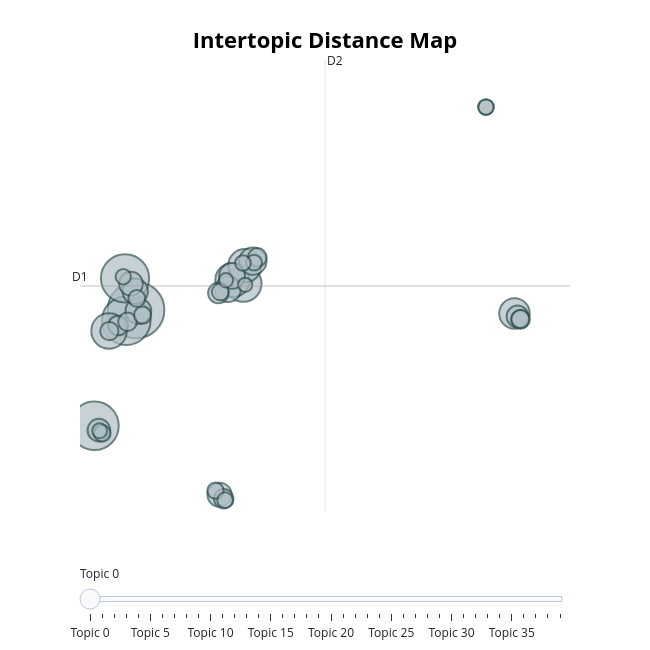

Notebook code for this chart:
### Code cell
#Intertopic distance map
result["topic_model"].visualize_topics()

### Figure 1 — Plotly figure (JSON) as saved in the notebook; plotly's stock layout.template omitted (floating-point values rounded to 4 significant figures)
{"data": [{"customdata": [[0, "israel | gaza | hamas | iran | israelischen", 313], [1, "selenskij | trumps | konflikts | alaska | witkoff", 231], [2, "venezuela | maduro | venezuelas | venezolanischen | karibik", 231], [3, "afd | spd | cdu | bsw | stimmen", 227], [4, "drohnen | flugzeuge | flugzeug | luftraum | polen", 130], [5, "china | taiwan | peking | chinas | chinesischen", 123], [6, "estland | russen | finnland | estnischen | bedrohung", 116], [7, "vermögenswerte | milliarden euro | belgien | euroclear | gelder", 108], [8, "polizei | verletzt | täter | jährige | ermittlungen", 91], [9, "us dollar | barrel | tonnen | öl | pro barrel", 73], [10, "selenskij | friedensplan | konflikts | ukrainische | witkoff", 65], [11, "film | intervision | theater | wettbewerb | künstler", 65], [12, "streitkräfte | truppen | ukrainische | kupjansk | liman", 65], [13, "orbán | ungarn | serbien | moldawien | ungarische", 63], [14, "industrie | bundesregierung | quartal | zahlen | studie", 57], [15, "leyen | kommission | daten | ki | ursula", 55], [16, "epstein | akten | epsteins | trumps | jeffrey", 50], [17, "nord stream | stream | nord | auslieferung | polen", 47], [18, "wehrpflicht | demonstration | bauern | felicitas rabe | felicitas", 41], [19, "tomahawk | afghanistan | tomahawks | bagram | raketen", 38], [20, "kinder | armut | migrationshintergrund | österreich | studie", 37], [21, "indien | öl | indische | indiens | indischen", 34], [22, "fsb | festgenommen | inlandsgeheimdienst | anschlag | vereitelt", 34], [23, "grönland | dänemark | grönlands | insel | dänische", 34], [24, "dvrk | kim | südkorea | df | pjöngjang", 33], [25, "haft | gericht | verurteilt | guzul | urteil", 32], [26, "merz | bundeskanzler | kanzler | friedrich merz | friedrich", 29], [27, "macron | truppen | französische | sicherheitsgarantien | truppen ukraine", 28], [28, "ns | bsw | bauer | kirche | frieden", 28], [29, "kirk | charlie | charlie kirk | kirks | mord", 27], [30, "bürgergeld | spd | jobcenter | krankenkassen | milliarden euro", 26], [31, "gold | us dollar | silber | unze | goldpreis", 25], [32, "gas | lng | russisches | öl | russischem", 24], [33, "selenskij | jermak | selenskijs | minditsch | kolomoiski", 24], [34, "ukrainer | männer | polen | junge | ukrainische", 24], [35, "nabu | selenskij | minditsch | energoatom | korruption", 23], [36, "lecornu | macron | französischen | macrons | emmanuel", 23], [37, "schweiz | schweizer | sutter | keller sutter | keller", 22], [38, "schmitt | china | multipolarität | japan | uno", 20], [39, "schiff | tanker | flagge | schiffes | schiffe", 20]], "hovertemplate": "<b>Topic %{customdata[0]}</b><br>%{customdata[1]}<br>Size: %{customdata[2]}", "legendgroup": "", "marker": {"color": "#B0BEC5", "line": {"color": "DarkSlateGrey", "width": 2}, "size": [313, 231, 231, 227, 130, 123, 116, 108, 91, 73, 65, 65, 65, 63, 57, 55, 50, 47, 41, 38, 37, 34, 34, 34, 33, 32, 29, 28, 28, 27, 26, 25, 24, 24, 24, 23, 23, 22, 20, 20], "sizemode": "area", "sizeref": 0.1956, "symbol": "circle"}, "mode": "markers", "name": "", "orientation": "v", "showlegend": false, "type": "scatter", "x": [-2.879, -3.397, -5.078, -3.463, 2.782, -4.306, 2.209, 2.862, 17.1, 3.283, -2.759, 1.972, 2.186, -2.928, 1.527, -3.151, -4.844, 17.26, 1.464, -3.825, 1.748, 3.521, 17.42, -3.333, -4.291, 17.4, -2.535, -2.838, 1.566, -4.665, 1.311, 3.347, 2.764, 15.6, 1.82, 15.59, -3.554, -4.804, 1.865, 2.878], "xaxis": "x", "y": [6.009, 5.429, -0.2578, 7.719, 7.434, 4.873, 7.622, 8.404, 5.816, 8.646, 5.95, 7.131, 7.847, 7.019, -3.987, 7.43, -0.4935, 5.654, 6.927, 5.168, -4.208, 8.85, 5.498, 5.369, 4.862, 5.511, 5.728, 6.635, 6.987, -0.6708, -3.769, 8.57, 8.552, 16.99, -4.281, 16.99, 7.806, -0.5324, 7.617, 7.37], "yaxis": "y"}], "layout": {"annotations": [{"showarrow": false, "text": "D1", "x": -5.84, "y": 7.305, "yshift": 10}, {"showarrow": false, "text": "D2", "x": 7.095, "xshift": 10, "y": 19.53}], "height": 650, "hoverlabel": {"bgcolor": "white", "font": {"family": "Rockwell", "size": 16}}, "legend": {"itemsizing": "constant", "tracegroupgap": 0}, "margin": {"t": 60}, "shapes": [{"line": {"color": "#CFD8DC", "width": 2}, "type": "line", "x0": 7.095, "x1": 7.095, "y0": -4.923, "y1": 19.53}, {"line": {"color": "#9E9E9E", "width": 2}, "type": "line", "x0": -5.84, "x1": 20.03, "y0": 7.305, "y1": 7.305}], "sliders": [{"active": 0, "pad": {"t": 50}, "steps": [{"args": [{"marker.color": [["red", "#B0BEC5", "#B0BEC5", "#B0BEC5", "#B0BEC5", "#B0BEC5", "#B0BEC5", "#B0BEC5", "#B0BEC5", "#B0BEC5", "#B0BEC5", "#B0BEC5", "#B0BEC5", "#B0BEC5", "#B0BEC5", "#B0BEC5", "#B0BEC5", "#B0BEC5", "#B0BEC5", "#B0BEC5", "#B0BEC5", "#B0BEC5", "#B0BEC5", "#B0BEC5", "#B0BEC5", "#B0BEC5", "#B0BEC5", "#B0BEC5", "#B0BEC5", "#B0BEC5", "#B0BEC5", "#B0BEC5", "#B0BEC5", "#B0BEC5", "#B0BEC5", "#B0BEC5", "#B0BEC5", "#B0BEC5", "#B0BEC5", "#B0BEC5"]]}], "label": "Topic 0", "method": "update"}, {"args": [{"marker.color": [["#B0BEC5", "red", "#B0BEC5", "#B0BEC5", "#B0BEC5", "#B0BEC5", "#B0BEC5", "#B0BEC5", "#B0BEC5", "#B0BEC5", "#B0BEC5", "#B0BEC5", "#B0BEC5", "#B0BEC5", "#B0BEC5", "#B0BEC5", "#B0BEC5", "#B0BEC5", "#B0BEC5", "#B0BEC5", "#B0BEC5", "#B0BEC5", "#B0BEC5", "#B0BEC5", "#B0BEC5", "#B0BEC5", "#B0BEC5", "#B0BEC5", "#B0BEC5", "#B0BEC5", "#B0BEC5", "#B0BEC5", "#B0BEC5", "#B0BEC5", "#B0BEC5", "#B0BEC5", "#B0BEC5", "#B0BEC5", "#B0BEC5", "#B0BEC5"]]}], "label": "Topic 1", "method": "update"}, {"args": [{"marker.color": [["#B0BEC5", "#B0BEC5", "red", "#B0BEC5", "#B0BEC5", "#B0BEC5", "#B0BEC5", "#B0BEC5", "#B0BEC5", "#B0BEC5", "#B0BEC5", "#B0BEC5", "#B0BEC5", "#B0BEC5", "#B0BEC5", "#B0BEC5", "#B0BEC5", "#B0BEC5", "#B0BEC5", "#B0BEC5", "#B0BEC5", "#B0BEC5", "#B0BEC5", "#B0BEC5", "#B0BEC5", "#B0BEC5", "#B0BEC5", "#B0BEC5", "#B0BEC5", "#B0BEC5", "#B0BEC5", "#B0BEC5", "#B0BEC5", "#B0BEC5", "#B0BEC5", "#B0BEC5", "#B0BEC5", "#B0BEC5", "#B0BEC5", "#B0BEC5"]]}], "label": "Topic 2", "method": "update"}, {"args": [{"marker.color": [["#B0BEC5", "#B0BEC5", "#B0BEC5", "red", "#B0BEC5", "#B0BEC5", "#B0BEC5", "#B0BEC5", "#B0BEC5", "#B0BEC5", "#B0BEC5", "#B0BEC5", "#B0BEC5", "#B0BEC5", "#B0BEC5", "#B0BEC5", "#B0BEC5", "#B0BEC5", "#B0BEC5", "#B0BEC5", "#B0BEC5", "#B0BEC5", "#B0BEC5", "#B0BEC5", "#B0BEC5", "#B0BEC5", "#B0BEC5", "#B0BEC5", "#B0BEC5", "#B0BEC5", "#B0BEC5", "#B0BEC5", "#B0BEC5", "#B0BEC5", "#B0BEC5", "#B0BEC5", "#B0BEC5", "#B0BEC5", "#B0BEC5", "#B0BEC5"]]}], "label": "Topic 3", "method": "update"}, {"args": [{"marker.color": [["#B0BEC5", "#B0BEC5", "#B0BEC5", "#B0BEC5", "red", "#B0BEC5", "#B0BEC5", "#B0BEC5", "#B0BEC5", "#B0BEC5", "#B0BEC5", "#B0BEC5", "#B0BEC5", "#B0BEC5", "#B0BEC5", "#B0BEC5", "#B0BEC5", "#B0BEC5", "#B0BEC5", "#B0BEC5", "#B0BEC5", "#B0BEC5", "#B0BEC5", "#B0BEC5", "#B0BEC5", "#B0BEC5", "#B0BEC5", "#B0BEC5", "#B0BEC5", "#B0BEC5", "#B0BEC5", "#B0BEC5", "#B0BEC5", "#B0BEC5", "#B0BEC5", "#B0BEC5", "#B0BEC5", "#B0BEC5", "#B0BEC5", "#B0BEC5"]]}], "label": "Topic 4", "method": "update"}, {"args": [{"marker.color": [["#B0BEC5", "#B0BEC5", "#B0BEC5", "#B0BEC5", "#B0BEC5", "red", "#B0BEC5", "#B0BEC5", "#B0BEC5", "#B0BEC5", "#B0BEC5", "#B0BEC5", "#B0BEC5", "#B0BEC5", "#B0BEC5", "#B0BEC5", "#B0BEC5", "#B0BEC5", "#B0BEC5", "#B0BEC5", "#B0BEC5", "#B0BEC5", "#B0BEC5", "#B0BEC5", "#B0BEC5", "#B0BEC5", "#B0BEC5", "#B0BEC5", "#B0BEC5", "#B0BEC5", "#B0BEC5", "#B0BEC5", "#B0BEC5", "#B0BEC5", "#B0BEC5", "#B0BEC5", "#B0BEC5", "#B0BEC5", "#B0BEC5", "#B0BEC5"]]}], "label": "Topic 5", "method": "update"}, {"args": [{"marker.color": [["#B0BEC5", "#B0BEC5", "#B0BEC5", "#B0BEC5", "#B0BEC5", "#B0BEC5", "red", "#B0BEC5", "#B0BEC5", "#B0BEC5", "#B0BEC5", "#B0BEC5", "#B0BEC5", "#B0BEC5", "#B0BEC5", "#B0BEC5", "#B0BEC5", "#B0BEC5", "#B0BEC5", "#B0BEC5", "#B0BEC5", "#B0BEC5", "#B0BEC5", "#B0BEC5", "#B0BEC5", "#B0BEC5", "#B0BEC5", "#B0BEC5", "#B0BEC5", "#B0BEC5", "#B0BEC5", "#B0BEC5", "#B0BEC5", "#B0BEC5", "#B0BEC5", "#B0BEC5", "#B0BEC5", "#B0BEC5", "#B0BEC5", "#B0BEC5"]]}], "label": "Topic 6", "method": "update"}, {"args": [{"marker.color": [["#B0BEC5", "#B0BEC5", "#B0BEC5", "#B0BEC5", "#B0BEC5", "#B0BEC5", "#B0BEC5", "red", "#B0BEC5", "#B0BEC5", "#B0BEC5", "#B0BEC5", "#B0BEC5", "#B0BEC5", "#B0BEC5", "#B0BEC5", "#B0BEC5", "#B0BEC5", "#B0BEC5", "#B0BEC5", "#B0BEC5", "#B0BEC5", "#B0BEC5", "#B0BEC5", "#B0BEC5", "#B0BEC5", "#B0BEC5", "#B0BEC5", "#B0BEC5", "#B0BEC5", "#B0BEC5", "#B0BEC5", "#B0BEC5", "#B0BEC5", "#B0BEC5", "#B0BEC5", "#B0BEC5", "#B0BEC5", "#B0BEC5", "#B0BEC5"]]}], "label": "Topic 7", "method": "update"}, {"args": [{"marker.color": [["#B0BEC5", "#B0BEC5", "#B0BEC5", "#B0BEC5", "#B0BEC5", "#B0BEC5", "#B0BEC5", "#B0BEC5", "red", "#B0BEC5", "#B0BEC5", "#B0BEC5", "#B0BEC5", "#B0BEC5", "#B0BEC5", "#B0BEC5", "#B0BEC5", "#B0BEC5", "#B0BEC5", "#B0BEC5", "#B0BEC5", "#B0BEC5", "#B0BEC5", "#B0BEC5", "#B0BEC5", "#B0BEC5", "#B0BEC5", "#B0BEC5", "#B0BEC5", "#B0BEC5", "#B0BEC5", "#B0BEC5", "#B0BEC5", "#B0BEC5", "#B0BEC5", "#B0BEC5", "#B0BEC5", "#B0BEC5", "#B0BEC5", "#B0BEC5"]]}], "label": "Topic 8", "method": "update"}, {"args": [{"marker.color": [["#B0BEC5", "#B0BEC5", "#B0BEC5", "#B0BEC5", "#B0BEC5", "#B0BEC5", "#B0BEC5", "#B0BEC5", "#B0BEC5", "red", "#B0BEC5", "#B0BEC5", "#B0BEC5", "#B0BEC5", "#B0BEC5", "#B0BEC5", "#B0BEC5", "#B0BEC5", "#B0BEC5", "#B0BEC5", "#B0BEC5", "#B0BEC5", "#B0BEC5", "#B0BEC5", "#B0BEC5", "#B0BEC5", "#B0BEC5", "#B0BEC5", "#B0BEC5", "#B0BEC5", "#B0BEC5", "#B0BEC5", "#B0BEC5", "#B0BEC5", "#B0BEC5", "#B0BEC5", "#B0BEC5", "#B0BEC5", "#B0BEC5", "#B0BEC5"]]}], "label": "Topic 9", "method": "update"}, {"args": [{"marker.color": [["#B0BEC5", "#B0BEC5", "#B0BEC5", "#B0BEC5", "#B0BEC5", "#B0BEC5", "#B0BEC5", "#B0BEC5", "#B0BEC5", "#B0BEC5", "red", "#B0BEC5", "#B0BEC5", "#B0BEC5", "#B0BEC5", "#B0BEC5", "#B0BEC5", "#B0BEC5", "#B0BEC5", "#B0BEC5", "#B0BEC5", "#B0BEC5", "#B0BEC5", "#B0BEC5", "#B0BEC5", "#B0BEC5", "#B0BEC5", "#B0BEC5", "#B0BEC5", "#B0BEC5", "#B0BEC5", "#B0BEC5", "#B0BEC5", "#B0BEC5", "#B0BEC5", "#B0BEC5", "#B0BEC5", "#B0BEC5", "#B0BEC5", "#B0BEC5"]]}], "label": "Topic 10", "method": "update"}, {"args": [{"marker.color": [["#B0BEC5", "#B0BEC5", "#B0BEC5", "#B0BEC5", "#B0BEC5", "#B0BEC5", "#B0BEC5", "#B0BEC5", "#B0BEC5", "#B0BEC5", "#B0BEC5", "red", "#B0BEC5", "#B0BEC5", "#B0BEC5", "#B0BEC5", "#B0BEC5", "#B0BEC5", "#B0BEC5", "#B0BEC5", "#B0BEC5", "#B0BEC5", "#B0BEC5", "#B0BEC5", "#B0BEC5", "#B0BEC5", "#B0BEC5", "#B0BEC5", "#B0BEC5", "#B0BEC5", "#B0BEC5", "#B0BEC5", "#B0BEC5", "#B0BEC5", "#B0BEC5", "#B0BEC5", "#B0BEC5", "#B0BEC5", "#B0BEC5", "#B0BEC5"]]}], "label": "Topic 11", "method": "update"}, {"args": [{"marker.color": [["#B0BEC5", "#B0BEC5", "#B0BEC5", "#B0BEC5", "#B0BEC5", "#B0BEC5", "#B0BEC5", "#B0BEC5", "#B0BEC5", "#B0BEC5", "#B0BEC5", "#B0BEC5", "red", "#B0BEC5", "#B0BEC5", "#B0BEC5", "#B0BEC5", "#B0BEC5", "#B0BEC5", "#B0BEC5", "#B0BEC5", "#B0BEC5", "#B0BEC5", "#B0BEC5", "#B0BEC5", "#B0BEC5", "#B0BEC5", "#B0BEC5", "#B0BEC5", "#B0BEC5", "#B0BEC5", "#B0BEC5", "#B0BEC5", "#B0BEC5", "#B0BEC5", "#B0BEC5", "#B0BEC5", "#B0BEC5", "#B0BEC5", "#B0BEC5"]]}], "label": "Topic 12", "method": "update"}, {"args": [{"marker.color": [["#B0BEC5", "#B0BEC5", "#B0BEC5", "#B0BEC5", "#B0BEC5", "#B0BEC5", "#B0BEC5", "#B0BEC5", "#B0BEC5", "#B0BEC5", "#B0BEC5", "#B0BEC5", "#B0BEC5", "red", "#B0BEC5", "#B0BEC5", "#B0BEC5", "#B0BEC5", "#B0BEC5", "#B0BEC5", "#B0BEC5", "#B0BEC5", "#B0BEC5", "#B0BEC5", "#B0BEC5", "#B0BEC5", "#B0BEC5", "#B0BEC5", "#B0BEC5", "#B0BEC5", "#B0BEC5", "#B0BEC5", "#B0BEC5", "#B0BEC5", "#B0BEC5", "#B0BEC5", "#B0BEC5", "#B0BEC5", "#B0BEC5", "#B0BEC5"]]}], "label": "Topic 13", "method": "update"}, {"args": [{"marker.color": [["#B0BEC5", "#B0BEC5", "#B0BEC5", "#B0BEC5", "#B0BEC5", "#B0BEC5", "#B0BEC5", "#B0BEC5", "#B0BEC5", "#B0BEC5", "#B0BEC5", "#B0BEC5", "#B0BEC5", "#B0BEC5", "red", "#B0BEC5", "#B0BEC5", "#B0BEC5", "#B0BEC5", "#B0BEC5", "#B0BEC5", "#B0BEC5", "#B0BEC5", "#B0BEC5", "#B0BEC5", "#B0BEC5", "#B0BEC5", "#B0BEC5", "#B0BEC5", "#B0BEC5", "#B0BEC5", "#B0BEC5", "#B0BEC5", "#B0BEC5", "#B0BEC5", "#B0BEC5", "#B0BEC5", "#B0BEC5", "#B0BEC5", "#B0BEC5"]]}], "label": "Topic 14", "method": "update"}, {"args": [{"marker.color": [["#B0BEC5", "#B0BEC5", "#B0BEC5", "#B0BEC5", "#B0BEC5", "#B0BEC5", "#B0BEC5", "#B0BEC5", "#B0BEC5", "#B0BEC5", "#B0BEC5", "#B0BEC5", "#B0BEC5", "#B0BEC5", "#B0BEC5", "red", "#B0BEC5", "#B0BEC5", "#B0BEC5", "#B0BEC5", "#B0BEC5", "#B0BEC5", "#B0BEC5", "#B0BEC5", "#B0BEC5", "#B0BEC5", "#B0BEC5", "#B0BEC5", "#B0BEC5", "#B0BEC5", "#B0BEC5", "#B0BEC5", "#B0BEC5", "#B0BEC5", "#B0BEC5", "#B0BEC5", "#B0BEC5", "#B0BEC5", "#B0BEC5", "#B0BEC5"]]}], "label": "Topic 15", "method": "update"}, {"args": [{"marker.color": [["#B0BEC5", "#B0BEC5", "#B0BEC5", "#B0BEC5", "#B0BEC5", "#B0BEC5", "#B0BEC5", "#B0BEC5", "#B0BEC5", "#B0BEC5", "#B0BEC5", "#B0BEC5", "#B0BEC5", "#B0BEC5", "#B0BEC5", "#B0BEC5", "red", "#B0BEC5", "#B0BEC5", "#B0BEC5", "#B0BEC5", "#B0BEC5", "#B0BEC5", "#B0BEC5", "#B0BEC5", "#B0BEC5", "#B0BEC5", "#B0BEC5", "#B0BEC5", "#B0BEC5", "#B0BEC5", "#B0BEC5", "#B0BEC5", "#B0BEC5", "#B0BEC5", "#B0BEC5", "#B0BEC5", "#B0BEC5", "#B0BEC5", "#B0BEC5"]]}], "label": "Topic 16", "method": "update"}, {"args": [{"marker.color": [["#B0BEC5", "#B0BEC5", "#B0BEC5", "#B0BEC5", "#B0BEC5", "#B0BEC5", "#B0BEC5", "#B0BEC5", "#B0BEC5", "#B0BEC5", "#B0BEC5", "#B0BEC5", "#B0BEC5", "#B0BEC5", "#B0BEC5", "#B0BEC5", "#B0BEC5", "red", "#B0BEC5", "#B0BEC5", "#B0BEC5", "#B0BEC5", "#B0BEC5", "#B0BEC5", "#B0BEC5", "#B0BEC5", "#B0BEC5", "#B0BEC5", "#B0BEC5", "#B0BEC5", "#B0BEC5", "#B0BEC5", "#B0BEC5", "#B0BEC5", "#B0BEC5", "#B0BEC5", "#B0BEC5", "#B0BEC5", "#B0BEC5", "#B0BEC5"]]}], "label": "Topic 17", "method": "update"}, {"args": [{"marker.color": [["#B0BEC5", "#B0BEC5", "#B0BEC5", "#B0BEC5", "#B0BEC5", "#B0BEC5", "#B0BEC5", "#B0BEC5", "#B0BEC5", "#B0BEC5", "#B0BEC5", "#B0BEC5", "#B0BEC5", "#B0BEC5", "#B0BEC5", "#B0BEC5", "#B0BEC5", "#B0BEC5", "red", "#B0BEC5", "#B0BEC5", "#B0BEC5", "#B0BEC5", "#B0BEC5", "#B0BEC5", "#B0BEC5", "#B0BEC5", "#B0BEC5", "#B0BEC5", "#B0BEC5", "#B0BEC5", "#B0BEC5", "#B0BEC5", "#B0BEC5", "#B0BEC5", "#B0BEC5", "#B0BEC5", "#B0BEC5", "#B0BEC5", "#B0BEC5"]]}], "label": "Topic 18", "method": "update"}, {"args": [{"marker.color": [["#B0BEC5", "#B0BEC5", "#B0BEC5", "#B0BEC5", "#B0BEC5", "#B0BEC5", "#B0BEC5", "#B0BEC5", "#B0BEC5", "#B0BEC5", "#B0BEC5", "#B0BEC5", "#B0BEC5", "#B0BEC5", "#B0BEC5", "#B0BEC5", "#B0BEC5", "#B0BEC5", "#B0BEC5", "red", "#B0BEC5", "#B0BEC5", "#B0BEC5", "#B0BEC5", "#B0BEC5", "#B0BEC5", "#B0BEC5", "#B0BEC5", "#B0BEC5", "#B0BEC5", "#B0BEC5", "#B0BEC5", "#B0BEC5", "#B0BEC5", "#B0BEC5", "#B0BEC5", "#B0BEC5", "#B0BEC5", "#B0BEC5", "#B0BEC5"]]}], "label": "Topic 19", "method": "update"}, {"args": [{"marker.color": [["#B0BEC5", "#B0BEC5", "#B0BEC5", "#B0BEC5", "#B0BEC5", "#B0BEC5", "#B0BEC5", "#B0BEC5", "#B0BEC5", "#B0BEC5", "#B0BEC5", "#B0BEC5", "#B0BEC5", "#B0BEC5", "#B0BEC5", "#B0BEC5", "#B0BEC5", "#B0BEC5", "#B0BEC5", "#B0BEC5", "red", "#B0BEC5", "#B0BEC5", "#B0BEC5", "#B0BEC5", "#B0BEC5", "#B0BEC5", "#B0BEC5", "#B0BEC5", "#B0BEC5", "#B0BEC5", "#B0BEC5", "#B0BEC5", "#B0BEC5", "#B0BEC5", "#B0BEC5", "#B0BEC5", "#B0BEC5", "#B0BEC5", "#B0BEC5"]]}], "label": "Topic 20", "method": "update"}, {"args": [{"marker.color": [["#B0BEC5", "#B0BEC5", "#B0BEC5", "#B0BEC5", "#B0BEC5", "#B0BEC5", "#B0BEC5", "#B0BEC5", "#B0BEC5", "#B0BEC5", "#B0BEC5", "#B0BEC5", "#B0BEC5", "#B0BEC5", "#B0BEC5", "#B0BEC5", "#B0BEC5", "#B0BEC5", "#B0BEC5", "#B0BEC5", "#B0BEC5", "red", "#B0BEC5", "#B0BEC5", "#B0BEC5", "#B0BEC5", "#B0BEC5", "#B0BEC5", "#B0BEC5", "#B0BEC5", "#B0BEC5", "#B0BEC5", "#B0BEC5", "#B0BEC5", "#B0BEC5", "#B0BEC5", "#B0BEC5", "#B0BEC5", "#B0BEC5", "#B0BEC5"]]}], "label": "Topic 21", "method": "update"}, {"args": [{"marker.color": [["#B0BEC5", "#B0BEC5", "#B0BEC5", "#B0BEC5", "#B0BEC5", "#B0BEC5", "#B0BEC5", "#B0BEC5", "#B0BEC5", "#B0BEC5", "#B0BEC5", "#B0BEC5", "#B0BEC5", "#B0BEC5", "#B0BEC5", "#B0BEC5", "#B0BEC5", "#B0BEC5", "#B0BEC5", "#B0BEC5", "#B0BEC5", "#B0BEC5", "red", "#B0BEC5", "#B0BEC5", "#B0BEC5", "#B0BEC5", "#B0BEC5", "#B0BEC5", "#B0BEC5", "#B0BEC5", "#B0BEC5", "#B0BEC5", "#B0BEC5", "#B0BEC5", "#B0BEC5", "#B0BEC5", "#B0BEC5", "#B0BEC5", "#B0BEC5"]]}], "label": "Topic 22", "method": "update"}, {"args": [{"marker.color": [["#B0BEC5", "#B0BEC5", "#B0BEC5", "#B0BEC5", "#B0BEC5", "#B0BEC5", "#B0BEC5", "#B0BEC5", "#B0BEC5", "#B0BEC5", "#B0BEC5", "#B0BEC5", "#B0BEC5", "#B0BEC5", "#B0BEC5", "#B0BEC5", "#B0BEC5", "#B0BEC5", "#B0BEC5", "#B0BEC5", "#B0BEC5", "#B0BEC5", "#B0BEC5", "red", "#B0BEC5", "#B0BEC5", "#B0BEC5", "#B0BEC5", "#B0BEC5", "#B0BEC5", "#B0BEC5", "#B0BEC5", "#B0BEC5", "#B0BEC5", "#B0BEC5", "#B0BEC5", "#B0BEC5", "#B0BEC5", "#B0BEC5", "#B0BEC5"]]}], "label": "Topic 23", "method": "update"}, {"args": [{"marker.color": [["#B0BEC5", "#B0BEC5", "#B0BEC5", "#B0BEC5", "#B0BEC5", "#B0BEC5", "#B0BEC5", "#B0BEC5", "#B0BEC5", "#B0BEC5", "#B0BEC5", "#B0BEC5", "#B0BEC5", "#B0BEC5", "#B0BEC5", "#B0BEC5", "#B0BEC5", "#B0BEC5", "#B0BEC5", "#B0BEC5", "#B0BEC5", "#B0BEC5", "#B0BEC5", "#B0BEC5", "red", "#B0BEC5", "#B0BEC5", "#B0BEC5", "#B0BEC5", "#B0BEC5", "#B0BEC5", "#B0BEC5", "#B0BEC5", "#B0BEC5", "#B0BEC5", "#B0BEC5", "#B0BEC5", "#B0BEC5", "#B0BEC5", "#B0BEC5"]]}], "label": "Topic 24", "method": "update"}, {"args": [{"marker.color": [["#B0BEC5", "#B0BEC5", "#B0BEC5", "#B0BEC5", "#B0BEC5", "#B0BEC5", "#B0BEC5", "#B0BEC5", "#B0BEC5", "#B0BEC5", "#B0BEC5", "#B0BEC5", "#B0BEC5", "#B0BEC5", "#B0BEC5", "#B0BEC5", "#B0BEC5", "#B0BEC5", "#B0BEC5", "#B0BEC5", "#B0BEC5", "#B0BEC5", "#B0BEC5", "#B0BEC5", "#B0BEC5", "red", "#B0BEC5", "#B0BEC5", "#B0BEC5", "#B0BEC5", "#B0BEC5", "#B0BEC5", "#B0BEC5", "#B0BEC5", "#B0BEC5", "#B0BEC5", "#B0BEC5", "#B0BEC5", "#B0BEC5", "#B0BEC5"]]}], "label": "Topic 25", "method": "update"}, {"args": [{"marker.color": [["#B0BEC5", "#B0BEC5", "#B0BEC5", "#B0BEC5", "#B0BEC5", "#B0BEC5", "#B0BEC5", "#B0BEC5", "#B0BEC5", "#B0BEC5", "#B0BEC5", "#B0BEC5", "#B0BEC5", "#B0BEC5", "#B0BEC5", "#B0BEC5", "#B0BEC5", "#B0BEC5", "#B0BEC5", "#B0BEC5", "#B0BEC5", "#B0BEC5", "#B0BEC5", "#B0BEC5", "#B0BEC5", "#B0BEC5", "red", "#B0BEC5", "#B0BEC5", "#B0BEC5", "#B0BEC5", "#B0BEC5", "#B0BEC5", "#B0BEC5", "#B0BEC5", "#B0BEC5", "#B0BEC5", "#B0BEC5", "#B0BEC5", "#B0BEC5"]]}], "label": "Topic 26", "method": "update"}, {"args": [{"marker.color": [["#B0BEC5", "#B0BEC5", "#B0BEC5", "#B0BEC5", "#B0BEC5", "#B0BEC5", "#B0BEC5", "#B0BEC5", "#B0BEC5", "#B0BEC5", "#B0BEC5", "#B0BEC5", "#B0BEC5", "#B0BEC5", "#B0BEC5", "#B0BEC5", "#B0BEC5", "#B0BEC5", "#B0BEC5", "#B0BEC5", "#B0BEC5", "#B0BEC5", "#B0BEC5", "#B0BEC5", "#B0BEC5", "#B0BEC5", "#B0BEC5", "red", "#B0BEC5", "#B0BEC5", "#B0BEC5", "#B0BEC5", "#B0BEC5", "#B0BEC5", "#B0BEC5", "#B0BEC5", "#B0BEC5", "#B0BEC5", "#B0BEC5", "#B0BEC5"]]}], "label": "Topic 27", "method": "update"}, {"args": [{"marker.color": [["#B0BEC5", "#B0BEC5", "#B0BEC5", "#B0BEC5", "#B0BEC5", "#B0BEC5", "#B0BEC5", "#B0BEC5", "#B0BEC5", "#B0BEC5", "#B0BEC5", "#B0BEC5", "#B0BEC5", "#B0BEC5", "#B0BEC5", "#B0BEC5", "#B0BEC5", "#B0BEC5", "#B0BEC5", "#B0BEC5", "#B0BEC5", "#B0BEC5", "#B0BEC5", "#B0BEC5", "#B0BEC5", "#B0BEC5", "#B0BEC5", "#B0BEC5", "red", "#B0BEC5", "#B0BEC5", "#B0BEC5", "#B0BEC5", "#B0BEC5", "#B0BEC5", "#B0BEC5", "#B0BEC5", "#B0BEC5", "#B0BEC5", "#B0BEC5"]]}], "label": "Topic 28", "method": "update"}, {"args": [{"marker.color": [["#B0BEC5", "#B0BEC5", "#B0BEC5", "#B0BEC5", "#B0BEC5", "#B0BEC5", "#B0BEC5", "#B0BEC5", "#B0BEC5", "#B0BEC5", "#B0BEC5", "#B0BEC5", "#B0BEC5", "#B0BEC5", "#B0BEC5", "#B0BEC5", "#B0BEC5", "#B0BEC5", "#B0BEC5", "#B0BEC5", "#B0BEC5", "#B0BEC5", "#B0BEC5", "#B0BEC5", "#B0BEC5", "#B0BEC5", "#B0BEC5", "#B0BEC5", "#B0BEC5", "red", "#B0BEC5", "#B0BEC5", "#B0BEC5", "#B0BEC5", "#B0BEC5", "#B0BEC5", "#B0BEC5", "#B0BEC5", "#B0BEC5", "#B0BEC5"]]}], "label": "Topic 29", "method": "update"}, {"args": [{"marker.color": [["#B0BEC5", "#B0BEC5", "#B0BEC5", "#B0BEC5", "#B0BEC5", "#B0BEC5", "#B0BEC5", "#B0BEC5", "#B0BEC5", "#B0BEC5", "#B0BEC5", "#B0BEC5", "#B0BEC5", "#B0BEC5", "#B0BEC5", "#B0BEC5", "#B0BEC5", "#B0BEC5", "#B0BEC5", "#B0BEC5", "#B0BEC5", "#B0BEC5", "#B0BEC5", "#B0BEC5", "#B0BEC5", "#B0BEC5", "#B0BEC5", "#B0BEC5", "#B0BEC5", "#B0BEC5", "red", "#B0BEC5", "#B0BEC5", "#B0BEC5", "#B0BEC5", "#B0BEC5", "#B0BEC5", "#B0BEC5", "#B0BEC5", "#B0BEC5"]]}], "label": "Topic 30", "method": "update"}, {"args": [{"marker.color": [["#B0BEC5", "#B0BEC5", "#B0BEC5", "#B0BEC5", "#B0BEC5", "#B0BEC5", "#B0BEC5", "#B0BEC5", "#B0BEC5", "#B0BEC5", "#B0BEC5", "#B0BEC5", "#B0BEC5", "#B0BEC5", "#B0BEC5", "#B0BEC5", "#B0BEC5", "#B0BEC5", "#B0BEC5", "#B0BEC5", "#B0BEC5", "#B0BEC5", "#B0BEC5", "#B0BEC5", "#B0BEC5", "#B0BEC5", "#B0BEC5", "#B0BEC5", "#B0BEC5", "#B0BEC5", "#B0BEC5", "red", "#B0BEC5", "#B0BEC5", "#B0BEC5", "#B0BEC5", "#B0BEC5", "#B0BEC5", "#B0BEC5", "#B0BEC5"]]}], "label": "Topic 31", "method": "update"}, {"args": [{"marker.color": [["#B0BEC5", "#B0BEC5", "#B0BEC5", "#B0BEC5", "#B0BEC5", "#B0BEC5", "#B0BEC5", "#B0BEC5", "#B0BEC5", "#B0BEC5", "#B0BEC5", "#B0BEC5", "#B0BEC5", "#B0BEC5", "#B0BEC5", "#B0BEC5", "#B0BEC5", "#B0BEC5", "#B0BEC5", "#B0BEC5", "#B0BEC5", "#B0BEC5", "#B0BEC5", "#B0BEC5", "#B0BEC5", "#B0BEC5", "#B0BEC5", "#B0BEC5", "#B0BEC5", "#B0BEC5", "#B0BEC5", "#B0BEC5", "red", "#B0BEC5", "#B0BEC5", "#B0BEC5", "#B0BEC5", "#B0BEC5", "#B0BEC5", "#B0BEC5"]]}], "label": "Topic 32", "method": "update"}, {"args": [{"marker.color": [["#B0BEC5", "#B0BEC5", "#B0BEC5", "#B0BEC5", "#B0BEC5", "#B0BEC5", "#B0BEC5", "#B0BEC5", "#B0BEC5", "#B0BEC5", "#B0BEC5", "#B0BEC5", "#B0BEC5", "#B0BEC5", "#B0BEC5", "#B0BEC5", "#B0BEC5", "#B0BEC5", "#B0BEC5", "#B0BEC5", "#B0BEC5", "#B0BEC5", "#B0BEC5", "#B0BEC5", "#B0BEC5", "#B0BEC5", "#B0BEC5", "#B0BEC5", "#B0BEC5", "#B0BEC5", "#B0BEC5", "#B0BEC5", "#B0BEC5", "red", "#B0BEC5", "#B0BEC5", "#B0BEC5", "#B0BEC5", "#B0BEC5", "#B0BEC5"]]}], "label": "Topic 33", "method": "update"}, {"args": [{"marker.color": [["#B0BEC5", "#B0BEC5", "#B0BEC5", "#B0BEC5", "#B0BEC5", "#B0BEC5", "#B0BEC5", "#B0BEC5", "#B0BEC5", "#B0BEC5", "#B0BEC5", "#B0BEC5", "#B0BEC5", "#B0BEC5", "#B0BEC5", "#B0BEC5", "#B0BEC5", "#B0BEC5", "#B0BEC5", "#B0BEC5", "#B0BEC5", "#B0BEC5", "#B0BEC5", "#B0BEC5", "#B0BEC5", "#B0BEC5", "#B0BEC5", "#B0BEC5", "#B0BEC5", "#B0BEC5", "#B0BEC5", "#B0BEC5", "#B0BEC5", "#B0BEC5", "red", "#B0BEC5", "#B0BEC5", "#B0BEC5", "#B0BEC5", "#B0BEC5"]]}], "label": "Topic 34", "method": "update"}, {"args": [{"marker.color": [["#B0BEC5", "#B0BEC5", "#B0BEC5", "#B0BEC5", "#B0BEC5", "#B0BEC5", "#B0BEC5", "#B0BEC5", "#B0BEC5", "#B0BEC5", "#B0BEC5", "#B0BEC5", "#B0BEC5", "#B0BEC5", "#B0BEC5", "#B0BEC5", "#B0BEC5", "#B0BEC5", "#B0BEC5", "#B0BEC5", "#B0BEC5", "#B0BEC5", "#B0BEC5", "#B0BEC5", "#B0BEC5", "#B0BEC5", "#B0BEC5", "#B0BEC5", "#B0BEC5", "#B0BEC5", "#B0BEC5", "#B0BEC5", "#B0BEC5", "#B0BEC5", "#B0BEC5", "red", "#B0BEC5", "#B0BEC5", "#B0BEC5", "#B0BEC5"]]}], "label": "Topic 35", "method": "update"}, {"args": [{"marker.color": [["#B0BEC5", "#B0BEC5", "#B0BEC5", "#B0BEC5", "#B0BEC5", "#B0BEC5", "#B0BEC5", "#B0BEC5", "#B0BEC5", "#B0BEC5", "#B0BEC5", "#B0BEC5", "#B0BEC5", "#B0BEC5", "#B0BEC5", "#B0BEC5", "#B0BEC5", "#B0BEC5", "#B0BEC5", "#B0BEC5", "#B0BEC5", "#B0BEC5", "#B0BEC5", "#B0BEC5", "#B0BEC5", "#B0BEC5", "#B0BEC5", "#B0BEC5", "#B0BEC5", "#B0BEC5", "#B0BEC5", "#B0BEC5", "#B0BEC5", "#B0BEC5", "#B0BEC5", "#B0BEC5", "red", "#B0BEC5", "#B0BEC5", "#B0BEC5"]]}], "label": "Topic 36", "method": "update"}, {"args": [{"marker.color": [["#B0BEC5", "#B0BEC5", "#B0BEC5", "#B0BEC5", "#B0BEC5", "#B0BEC5", "#B0BEC5", "#B0BEC5", "#B0BEC5", "#B0BEC5", "#B0BEC5", "#B0BEC5", "#B0BEC5", "#B0BEC5", "#B0BEC5", "#B0BEC5", "#B0BEC5", "#B0BEC5", "#B0BEC5", "#B0BEC5", "#B0BEC5", "#B0BEC5", "#B0BEC5", "#B0BEC5", "#B0BEC5", "#B0BEC5", "#B0BEC5", "#B0BEC5", "#B0BEC5", "#B0BEC5", "#B0BEC5", "#B0BEC5", "#B0BEC5", "#B0BEC5", "#B0BEC5", "#B0BEC5", "#B0BEC5", "red", "#B0BEC5", "#B0BEC5"]]}], "label": "Topic 37", "method": "update"}, {"args": [{"marker.color": [["#B0BEC5", "#B0BEC5", "#B0BEC5", "#B0BEC5", "#B0BEC5", "#B0BEC5", "#B0BEC5", "#B0BEC5", "#B0BEC5", "#B0BEC5", "#B0BEC5", "#B0BEC5", "#B0BEC5", "#B0BEC5", "#B0BEC5", "#B0BEC5", "#B0BEC5", "#B0BEC5", "#B0BEC5", "#B0BEC5", "#B0BEC5", "#B0BEC5", "#B0BEC5", "#B0BEC5", "#B0BEC5", "#B0BEC5", "#B0BEC5", "#B0BEC5", "#B0BEC5", "#B0BEC5", "#B0BEC5", "#B0BEC5", "#B0BEC5", "#B0BEC5", "#B0BEC5", "#B0BEC5", "#B0BEC5", "#B0BEC5", "red", "#B0BEC5"]]}], "label": "Topic 38", "method": "update"}, {"args": [{"marker.color": [["#B0BEC5", "#B0BEC5", "#B0BEC5", "#B0BEC5", "#B0BEC5", "#B0BEC5", "#B0BEC5", "#B0BEC5", "#B0BEC5", "#B0BEC5", "#B0BEC5", "#B0BEC5", "#B0BEC5", "#B0BEC5", "#B0BEC5", "#B0BEC5", "#B0BEC5", "#B0BEC5", "#B0BEC5", "#B0BEC5", "#B0BEC5", "#B0BEC5", "#B0BEC5", "#B0BEC5", "#B0BEC5", "#B0BEC5", "#B0BEC5", "#B0BEC5", "#B0BEC5", "#B0BEC5", "#B0BEC5", "#B0BEC5", "#B0BEC5", "#B0BEC5", "#B0BEC5", "#B0BEC5", "#B0BEC5", "#B0BEC5", "#B0BEC5", "red"]]}], "label": "Topic 39", "method": "update"}]}], "title": {"font": {"color": "Black", "size": 22}, "text": "<b>Intertopic Distance Map</b>", "x": 0.5, "xanchor": "center", "y": 0.95, "yanchor": "top"}, "width": 650, "xaxis": {"anchor": "y", "domain": [0, 1], "range": [-5.84, 20.03], "title": {"text": ""}, "visible": false}, "yaxis": {"anchor": "x", "domain": [0, 1], "range": [-4.923, 19.53], "title": {"text": ""}, "visible": false}}}
